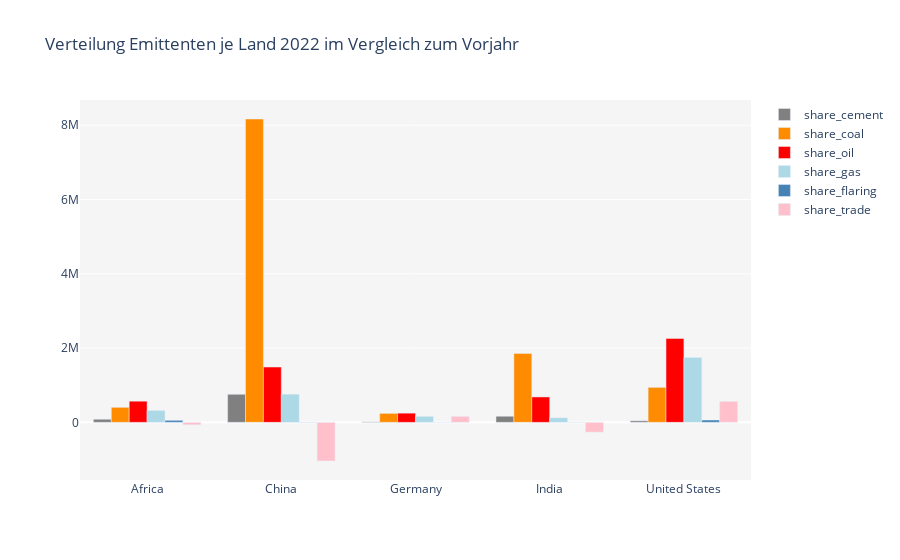

Notebook code for this chart:
### Code cell
# Sectoren die meisten co2 emittieren je Land von 2005 bis 2022
emi_countries = ['United States', 'Germany', 'India', 'Africa', 'China']
sec_emi = sector_emissions[(sector_emissions['country'].isin(emi_countries)) & (sector_emissions['year']==2022)]

fig_sec_emi = go.Figure(data=[
    go.Bar(name = 'share_cement', x = sec_emi['country'], y=sec_emi['cement_co2'], marker_color = 'grey'),
    go.Bar(name = 'share_coal', x = sec_emi['country'], y=sec_emi['coal_co2'], marker_color = 'darkorange'),
    go.Bar(name = 'share_oil', x = sec_emi['country'], y=sec_emi['oil_co2'], marker_color = 'red'),
    go.Bar(name = 'share_gas', x = sec_emi['country'], y=sec_emi['gas_co2'], marker_color = 'lightblue'),
    go.Bar(name = 'share_flaring', x = sec_emi['country'], y=sec_emi['flaring_co2'], marker_color = 'steelblue'),
    go.Bar(name = 'share_trade', x = sec_emi['country'], y=sec_emi['trade_co2'], marker_color = 'pink')
])

fig_sec_emi.update_layout(title = 'Verteilung Emittenten je Land 2022 im Vergleich zum Vorjahr', barmode='group', plot_bgcolor='rgba(245,245,245,1)')
                    #annotations=[
                        # dict(
                        #     text="ghg_difference beinhaltet die gesamten Emissionen von co2 + n2o, etc",  # Untertitel
                        #     x=0.5,  # Zentrieren
                        #     y=0.91,  # Direkt unter dem Titel
                        #     xref="paper",
                        #     yref="paper",
                        #     showarrow=False,
                        #     font=dict(size=12, color="gray"))])
fig_sec_emi.show()

### Figure 1 — Plotly figure (JSON) as saved in the notebook; plotly's stock layout.template omitted (floating-point values rounded to 4 significant figures)
{"data": [{"marker": {"color": "grey"}, "name": "share_cement", "type": "bar", "x": ["Africa", "China", "Germany", "India", "United States"], "y": [83513, 756020, 12538, 164323, 41418]}, {"marker": {"color": "darkorange"}, "name": "share_coal", "type": "bar", "x": ["Africa", "China", "Germany", "India", "United States"], "y": [404326, 8168899, 240640, 1855854, 942357]}, {"marker": {"color": "red"}, "name": "share_oil", "type": "bar", "x": ["Africa", "China", "Germany", "India", "United States"], "y": [569906, 1489342, 247440, 684057, 2258467]}, {"marker": {"color": "lightblue"}, "name": "share_gas", "type": "bar", "x": ["Africa", "China", "Germany", "India", "United States"], "y": [320003, 760059, 160776, 124009, 1748499]}, {"marker": {"color": "steelblue"}, "name": "share_flaring", "type": "bar", "x": ["Africa", "China", "Germany", "India", "United States"], "y": [54754, 4678, 1835, 2924, 63294]}, {"marker": {"color": "pink"}, "name": "share_trade", "type": "bar", "x": ["Africa", "China", "Germany", "India", "United States"], "y": [-65501, -1040811, 161230, -264180, 563985]}], "layout": {"barmode": "group", "plot_bgcolor": "rgba(245,245,245,1)", "title": {"text": "Verteilung Emittenten je Land 2022 im Vergleich zum Vorjahr"}}}
